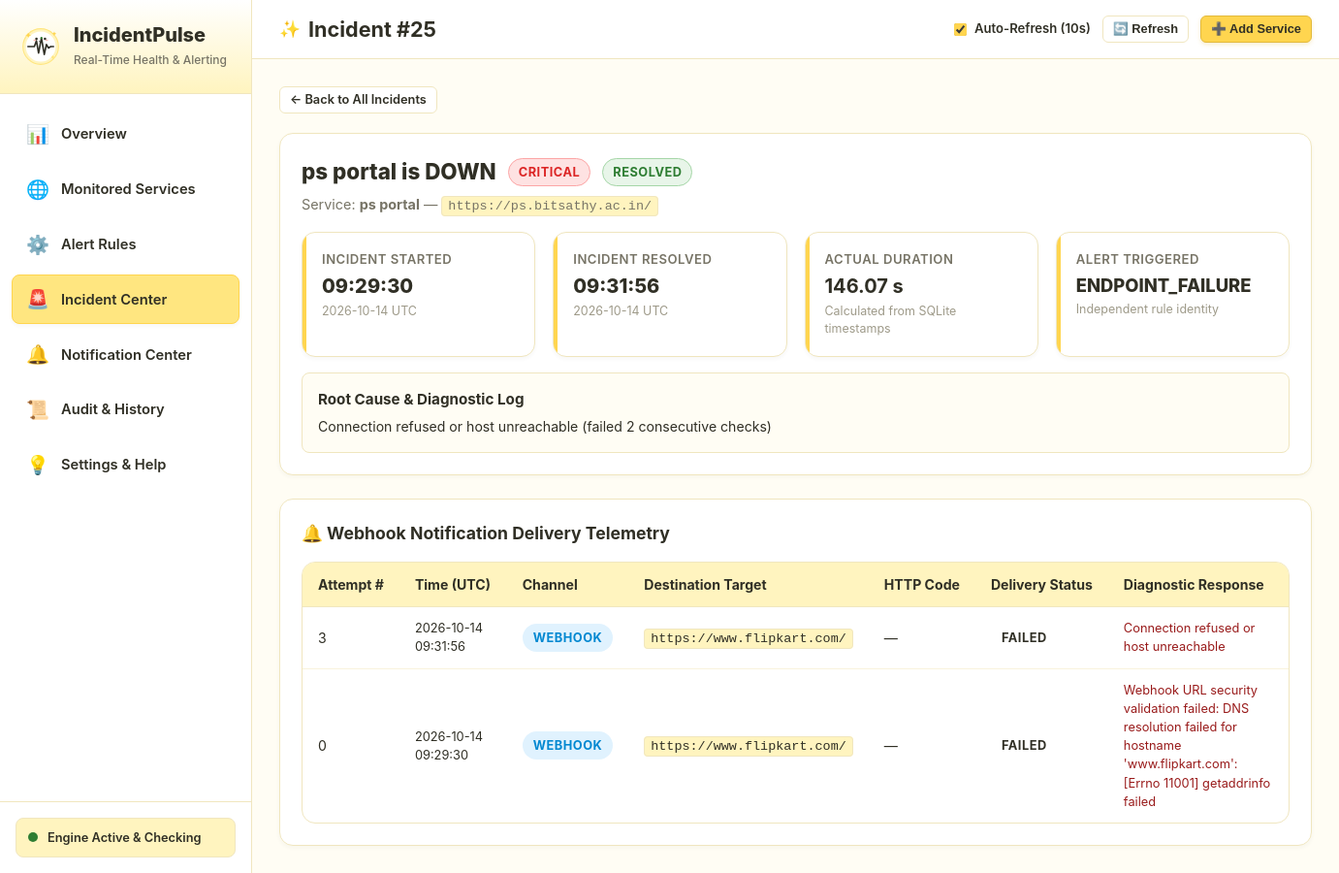
Screenshot of /incidents/25 with the database file from the repository.
### tables this page shows
CREATE TABLE incidents (
                id INTEGER PRIMARY KEY AUTOINCREMENT,
                service_id INTEGER NOT NULL,
                rule_id INTEGER,
                rule_type TEXT NOT NULL,
                severity TEXT NOT NULL,
                status TEXT NOT NULL DEFAULT 'OPEN',
                title TEXT NOT NULL,
                description TEXT NOT NULL,
                started_at TEXT NOT NULL,
                resolved_at TEXT,
                duration_seconds REAL,
                notification_sent INTEGER NOT NULL DEFAULT 0,
                notification_status TEXT NOT NULL DEFAULT 'PENDING',
                created_at TEXT NOT NULL,
                updated_at TEXT NOT NULL,
                FOREIGN KEY (service_id) REFERENCES services(id) ON DELETE CASCADE,
                FOREIGN KEY (rule_id) REFERENCES alert_rules(id) ON DELETE SET NULL
            );

CREATE TABLE services (
                id INTEGER PRIMARY KEY AUTOINCREMENT,
                name TEXT NOT NULL,
                description TEXT,
                url TEXT NOT NULL,
                check_interval INTEGER NOT NULL DEFAULT 30,
                timeout INTEGER NOT NULL DEFAULT 5,
                expected_status INTEGER NOT NULL DEFAULT 200,
                follow_redirects INTEGER NOT NULL DEFAULT 1,
                allow_local_demo INTEGER NOT NULL DEFAULT 0,
                is_active INTEGER NOT NULL DEFAULT 1,
                current_status TEXT NOT NULL DEFAULT 'UNKNOWN',
                last_checked_at TEXT,
                last_response_time_ms REAL,
                last_status_code INTEGER,
                last_error_message TEXT,
                created_at TEXT NOT NULL,
                updated_at TEXT NOT NULL
            );

CREATE TABLE notification_logs (
                id INTEGER PRIMARY KEY AUTOINCREMENT,
                incident_id INTEGER,
                channel_type TEXT NOT NULL DEFAULT 'WEBHOOK',
                target_url TEXT NOT NULL,
                payload_preview TEXT,
                status TEXT NOT NULL,
                http_status INTEGER,
                attempt_number INTEGER NOT NULL DEFAULT 1,
                error_message TEXT,
                created_at TEXT NOT NULL,
                FOREIGN KEY (incident_id) REFERENCES incidents(id) ON DELETE SET NULL
            );

### incidentpulse/routes/web.py (the view)
@web_bp.route("/incidents/<int:incident_id>")
def incident_detail_page(incident_id: int):
    incident = get_incident_by_id(incident_id)
    if not incident:
        abort(404)
    return render_template(
        "incident_detail.html",
        incident=incident
    )

### incidentpulse/database.py (called while the page is built)
def get_db_path() -> str:
    global _DB_PATH
    if _DB_PATH is None:
        from incidentpulse.config import Config
        set_db_path(Config.DB_PATH)
    return _DB_PATH

def get_db_connection() -> sqlite3.Connection:
    conn = sqlite3.connect(get_db_path(), timeout=10.0)
    conn.row_factory = sqlite3.Row
    conn.execute("PRAGMA foreign_keys = ON;")
    conn.execute("PRAGMA journal_mode = WAL;")
    return conn

### incidentpulse/models.py (called while the page is built)
def get_incident_by_id(incident_id: int) -> Optional[Dict[str, Any]]:
    conn = get_db_connection()
    try:
        cur = conn.execute("""
            SELECT i.*, s.name as service_name, s.url as service_url
            FROM incidents i
            LEFT JOIN services s ON i.service_id = s.id
            WHERE i.id = ?
        """, (incident_id,))
        row = cur.fetchone()
        if not row:
            return None
        incident = dict(row)
        cur_logs = conn.execute("""
            SELECT * FROM notification_logs
            WHERE incident_id = ?
            ORDER BY created_at DESC
        """, (incident_id,))
        incident["notification_logs"] = [dict(log) for log in cur_logs.fetchall()]
        return incident
    finally:
        conn.close()

### incidentpulse/templates/incident_detail.html (shortened to what this page needs)
{% extends "base.html" %}
{% block page_title %}Incident #{{ incident.id }}{% endblock %}
{% block content %}
<div style="margin-bottom: 20px;">
  <a href="/incidents" class="btn btn-outline btn-sm">← Back to All Incidents</a>
</div>
<div class="card" style="margin-bottom: 24px;">
  <div class="card-header">
    <div>
      <div style="display: flex; align-items: center; gap: 12px; margin-bottom: 6px;">
        <h2 style="font-size: 1.4rem; font-weight: 800;">{{ incident.title }}</h2>
        <span class="status-badge {{ incident.severity }}">{{ incident.severity }}</span>
        <span class="status-badge {{ incident.status }}">{{ incident.status }}</span>
      </div>
      <p style="font-size: 0.9rem; color: var(--text-secondary);">
        Service: <strong>{{ incident.service_name or 'Service #' ~ incident.service_id }}</strong>
        — <code>{{ incident.service_url or 'N/A' }}</code>
      </p>
    </div>
  </div>
  <div class="metrics-grid" style="margin: 16px 0;">
    <div class="metric-card">
      <span class="metric-label">Incident Started</span>
      <span class="metric-value" style="font-size: 1.25rem;">{{ incident.started_at[11:19] }}</span>
      <span class="metric-subtext">{{ incident.started_at[:10] }} UTC</span>
    </div>
    <div class="metric-card">
      <span class="metric-label">Incident Resolved</span>
      <span class="metric-value" style="font-size: 1.25rem;">
        {% if incident.resolved_at %}{{ incident.resolved_at[11:19] }}{% else %}Active{% endif %}
      </span>
      <span class="metric-subtext">{% if incident.resolved_at %}{{ incident.resolved_at[:10] }} UTC{% else %}Ongoing outage{% endif %}</span>
    </div>
    <div class="metric-card">
      <span class="metric-label">Actual Duration</span>
      <span class="metric-value" style="font-size: 1.25rem;">
        {% if incident.duration_seconds is not none %}<strong>{{ incident.duration_seconds }} s</strong>{% else %}Ongoing{% endif %}
      </span>
      <span class="metric-subtext">Calculated from SQLite timestamps</span>
    </div>
    <div class="metric-card">
      <span class="metric-label">Alert Triggered</span>
      <span class="metric-value" style="font-size: 1.15rem;">{{ incident.rule_type }}</span>
      <span class="metric-subtext">Independent rule identity</span>
    </div>
  </div>
  <div style="background-color: var(--bg-main); border: 1.5px solid var(--border-color); border-radius: var(--radius-sm); padding: 16px; margin-top: 12px;">
    <h4 style="font-size: 0.95rem; font-weight: 700; margin-bottom: 6px;">Root Cause & Diagnostic Log</h4>
    <p style="font-size: 0.88rem; color: var(--text-main); line-height: 1.4;">{{ incident.description }}</p>
  </div>
</div>
<div class="card">
  <div class="card-header">
    <h3 class="card-title">🔔 Webhook Notification Delivery Telemetry</h3>
  </div>
  {% if incident.notification_logs %}
  <div class="table-responsive">
    <table class="data-table">
      <thead>
        <tr>
          <th>Attempt #</th>
          <th>Time (UTC)</th>
          <th>Channel</th>
          <th>Destination Target</th>
          <th>HTTP Code</th>
          <th>Delivery Status</th>
          <th>Diagnostic Response</th>
        </tr>
      </thead>
      <tbody>
        {% for log in incident.notification_logs %}
        <tr>
          <td>{{ log.attempt_number }}</td>
          <td style="font-size: 0.8rem;">{{ log.created_at[:19].replace('T', ' ') }}</td>
          <td><span class="status-badge" style="background-color: #E0F2FE; color: #0288D1;">{{ log.channel_type }}</span></td>
          <td><code>{{ log.target_url }}</code></td>
          <td>
            {% if log.http_status %}
            <span style="font-weight: 700; color: {% if log.http_status < 400 %}var(--status-up){% else %}var(--status-down){% endif %};">
              {{ log.http_status }}
            </span>
            {% else %}
            —
            {% endif %}
          </td>
          <td><span class="status-badge {{ log.status }}">{{ log.status }}</span></td>
          <td style="font-size: 0.8rem; color: {% if log.error_message %}#991B1B{% else %}var(--status-up){% endif %};">
            {{ log.error_message or 'Receiver acknowledged payload successfully' }}
          </td>
        </tr>
        {% endfor %}
      </tbody>
    </table>
  </div>
  {% endif %}
</div>
{% endblock %}

### incidentpulse/static/css/style.css (style rules this page uses)
:root { --bg-main: #FFFDF4; --bg-soft-yellow: #FFF4BF; --bg-primary-yellow: #FFE680; --bg-accent-yellow: #FFD54F; --bg-card: #FFFFFF; --bg-hover: #FFFBE6; --text-main: #302F25; --text-secondary: #777466; --text-muted: #9E9A89; --border-color: #F0E6BF; --border-light: #F9F3DC; --status-up: #2E7D32; --status-up-bg: #E8F5E9; --status-up-border: #A5D6A7; --status-degraded: #D97706; --status-degraded-bg: #FEF3C7; --status-degraded-border: #FCD34D; --status-down: #DC2626; --status-down-bg: #FEE2E2; --status-down-border: #FCA5A5; --status-unknown: #64748B; --status-unknown-bg: #F1F5F9; --status-unknown-border: #CBD5E1; --shadow-sm: 0 2px 4px rgba(48, 47, 37, 0.04); --shadow-md: 0 4px 12px rgba(48, 47, 37, 0.06); --shadow-lg: 0 8px 24px rgba(48, 47, 37, 0.08); --radius-sm: 8px; --radius-md: 14px; --radius-lg: 20px; --radius-full: 9999px; --font-sans: -apple-system, BlinkMacSystemFont, "Segoe UI", Roboto, "Helvetica Neue", Arial, sans-serif; --font-mono: ui-monospace, SFMono-Regular, Menlo, Monaco, Consolas, "Liberation Mono", "Courier New", monospace; --transition-fast: 0.15s ease; --transition-normal: 0.25s cubic-bezier(0.16, 1, 0.3, 1); }
* { box-sizing: border-box; margin: 0; padding: 0; }
body { font-family: var(--font-sans); background-color: var(--bg-main); color: var(--text-main); line-height: 1.5; min-height: 100vh; display: flex; overflow-x: hidden; }
.btn { display: inline-flex; align-items: center; justify-content: center; gap: 8px; padding: 8px 16px; font-size: 0.9rem; font-weight: 600; border-radius: var(--radius-sm); cursor: pointer; transition: all var(--transition-fast); text-decoration: none; border: 1.5px solid transparent; line-height: 1.4; }
.btn-outline { background-color: #FFFFFF; color: var(--text-main); border-color: var(--border-color); }
.btn-sm { padding: 4px 10px; font-size: 0.8rem; border-radius: 6px; }
.card { background-color: var(--bg-card); border: 1.5px solid var(--border-color); border-radius: var(--radius-md); padding: 22px; box-shadow: var(--shadow-sm); transition: all var(--transition-fast); }
.card-header { display: flex; align-items: center; justify-content: space-between; margin-bottom: 16px; }
.card-title { font-size: 1.1rem; font-weight: 700; color: var(--text-main); display: flex; align-items: center; gap: 8px; }
.metrics-grid { display: grid; grid-template-columns: repeat(auto-fit, minmax(210px, 1fr)); gap: 18px; margin-bottom: 24px; }
.metric-card { background-color: #FFFFFF; border: 1.5px solid var(--border-color); border-radius: var(--radius-md); padding: 18px 20px; box-shadow: var(--shadow-sm); display: flex; flex-direction: column; gap: 6px; position: relative; overflow: hidden; }
.metric-card::before { content: ""; position: absolute; top: 0; left: 0; width: 4px; height: 100%; background-color: var(--bg-accent-yellow); }
.metric-label { font-size: 0.82rem; font-weight: 600; color: var(--text-secondary); text-transform: uppercase; letter-spacing: 0.5px; }
.metric-value { font-size: 1.85rem; font-weight: 800; color: var(--text-main); line-height: 1.1; }
.metric-subtext { font-size: 0.78rem; color: var(--text-muted); }
.status-badge { display: inline-flex; align-items: center; gap: 6px; padding: 4px 10px; font-size: 0.8rem; font-weight: 700; border-radius: var(--radius-full); text-transform: uppercase; letter-spacing: 0.5px; border: 1px solid transparent; }
.status-badge.CRITICAL { background-color: var(--status-down-bg); color: var(--status-down); border-color: var(--status-down-border); }
.status-badge.RESOLVED { background-color: var(--status-up-bg); color: var(--status-up); border-color: var(--status-up-border); }
.table-responsive { width: 100%; overflow-x: auto; border: 1.5px solid var(--border-color); border-radius: var(--radius-md); background-color: #FFFFFF; }
.data-table { width: 100%; border-collapse: collapse; text-align: left; font-size: 0.88rem; }
.data-table th { background-color: var(--bg-soft-yellow); padding: 12px 16px; font-weight: 700; color: var(--text-main); border-bottom: 1.5px solid var(--border-color); white-space: nowrap; }
.data-table td { padding: 12px 16px; border-bottom: 1px solid var(--border-light); color: var(--text-main); vertical-align: middle; }
.data-table tr:last-child td { border-bottom: none; }
code, pre { font-family: var(--font-mono); font-size: 0.84rem; background-color: var(--bg-soft-yellow); padding: 2px 6px; border-radius: 4px; border: 1px solid var(--border-color); }

### rows the page displays
incidents: id "25", title "ps portal is DOWN", severity "CRITICAL", status "RESOLVED", started_at "09:29:30", started_at "2026-10-14", resolved_at "09:31:56", resolved_at "2026-10-14", duration_seconds "146.07", rule_type "ENDPOINT_FAILURE", description "Connection refused or host unreachable (failed 2 consecutive checks)"
services: name "ps portal", url "https://ps.bitsathy.ac.in/"
notification_logs: attempt_number "3", created_at "2026-10-14 09:31:56", channel_type "WEBHOOK", target_url "https://www.flipkart.com/", status "FAILED", error_message "Connection refused or host unreachable"
notification_logs: attempt_number "0", created_at "2026-10-14 09:29:30", channel_type "WEBHOOK", target_url "https://www.flipkart.com/", status "FAILED", error_message "Webhook URL security validation failed: DNS resolution failed for hostname 'www.flipkart.com': [Errno 11001] getaddrinfo failed"
